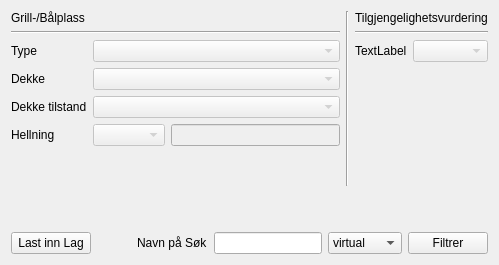
               <widget class="QWidget" name="tab_13">
                <attribute name="title">
                 <string>Grill-/Bålplass</string>
                </attribute>
                <layout class="QVBoxLayout" name="verticalLayout_59">
                 <item>
                  <layout class="QVBoxLayout" name="verticalLayout_58">
                   <item>
                    <layout class="QHBoxLayout" name="horizontalLayout_88">
                     <item>
                      <layout class="QVBoxLayout" name="verticalLayout_56">
                       <item>
                        <layout class="QVBoxLayout" name="verticalLayout_54">
                         <item>
                          <widget class="QLabel" name="label_130">
                           <property name="text">
                            <string>Grill-/Bålplass</string>
                           </property>
                          </widget>
                         </item>
                         <item>
                          <widget class="Line" name="line_37">
                           <property name="orientation">
                            <enum>Qt::Horizontal</enum>
                           </property>
                          </widget>
                         </item>
                         <item>
                          <layout class="QFormLayout" name="formLayout_24">
                           <item row="0" column="0">
                            <widget class="QLabel" name="label_124">
                             <property name="text">
                              <string>Type</string>
                             </property>
                            </widget>
                           </item>
                           <item row="0" column="1">
                            <widget class="QComboBox" name="comboBox_42">
                             <property name="enabled">
                              <bool>false</bool>
                             </property>
                            </widget>
                           </item>
                           <item row="1" column="0">
                            <widget class="QLabel" name="label_125">
                             <property name="text">
                              <string>Dekke</string>
                             </property>
                            </widget>
                           </item>
                           <item row="1" column="1">
                            <widget class="QComboBox" name="comboBox_43">
                             <property name="enabled">
                              <bool>false</bool>
                             </property>
                            </widget>
                           </item>
                           <item row="2" column="0">
                            <widget class="QLabel" name="label_126">
                             <property name="text">
                              <string>Dekke tilstand</string>
                             </property>
                            </widget>
                           </item>
                           <item row="2" column="1">
                            <widget class="QComboBox" name="comboBox_44">
                             <property name="enabled">
                              <bool>false</bool>
                             </property>
                            </widget>
                           </item>
                           <item row="3" column="0">
                            <widget class="QLabel" name="label_127">
                             <property name="text">
                              <string>Hellning</string>
                             </property>
                            </widget>
                           </item>
                           <item row="3" column="1">
                            <layout class="QHBoxLayout" name="horizontalLayout_87">
                             <item>
                              <widget class="QComboBox" name="comboBox_45">
                               <property name="enabled">
                                <bool>false</bool>
                               </property>
                              </widget>
                             </item>
                             <item>
                              <widget class="QLineEdit" name="lineEdit_17">
                               <property name="enabled">
                                <bool>false</bool>
                               </property>
                              </widget>
                             </item>
                            </layout>
                           </item>
                          </layout>
                         </item>
                        </layout>
                       </item>
                       <item>
                        <spacer name="verticalSpacer_33">
                         <property name="orientation">
                          <enum>Qt::Vertical</enum>
                         </property>
                         <property name="sizeHint" stdset="0">
                          <size>
                           <width>20</width>
                           <height>40</height>
                          </size>
                         </property>
                        </spacer>
                       </item>
                      </layout>
                     </item>
                     <item>
                      <widget class="Line" name="line_39">
                       <property name="orientation">
                        <enum>Qt::Vertical</enum>
                       </property>
                      </widget>
                     </item>
                     <item>
                      <layout class="QVBoxLayout" name="verticalLayout_57">
                       <item>
                        <layout class="QVBoxLayout" name="verticalLayout_55">
                         <item>
                          <widget class="QLabel" name="label_129">
                           <property name="text">
                            <string>Tilgjengelighetsvurdering</string>
                           </property>
                          </widget>
                         </item>
                         <item>
                          <widget class="Line" name="line_38">
                           <property name="orientation">
                            <enum>Qt::Horizontal</enum>
                           </property>
                          </widget>
                         </item>
                         <item>
                          <layout class="QFormLayout" name="formLayout_25">
                           <item row="0" column="0">
                            <widget class="QLabel" name="label_128">
                             <property name="text">
                              <string>TextLabel</string>
                             </property>
                            </widget>
                           </item>
                           <item row="0" column="1">
                            <widget class="QComboBox" name="comboBox_46">
                             <property name="enabled">
                              <bool>false</bool>
                             </property>
                            </widget>
                           </item>
                          </layout>
                         </item>
                        </layout>
                       </item>
                       <item>
                        <spacer name="verticalSpacer_34">
                         <property name="orientation">
                          <enum>Qt::Vertical</enum>
                         </property>
                         <property name="sizeHint" stdset="0">
                          <size>
                           <width>20</width>
                           <height>40</height>
                          </size>
                         </property>
                        </spacer>
                       </item>
                      </layout>
                     </item>
                    </layout>
                   </item>
                   <item>
                    <spacer name="verticalSpacer_35">
                     <property name="orientation">
                      <enum>Qt::Vertical</enum>
                     </property>
                     <property name="sizeHint" stdset="0">
                      <size>
                       <width>20</width>
                       <height>40</height>
                      </size>
                     </property>
                    </spacer>
                   </item>
                   <item>
                    <layout class="QHBoxLayout" name="horizontalLayout_89">
                     <item>
                      <widget class="QPushButton" name="pushButton_LastInngang_4">
                       <property name="text">
                        <string>Last inn Lag</string>
                       </property>
                      </widget>
                     </item>
                     <item>
                      <spacer name="horizontalSpacer_9">
                       <property name="orientation">
                        <enum>Qt::Horizontal</enum>
                       </property>
                       <property name="sizeHint" stdset="0">
                        <size>
                         <width>40</width>
                         <height>20</height>
                        </size>
                       </property>
                      </spacer>
                     </item>
                     <item>
                      <layout class="QHBoxLayout" name="horizontalLayout_90">
                       <item>
                        <widget class="QLabel" name="label_131">
                         <property name="text">
                          <string>Navn på Søk</string>
                         </property>
                        </widget>
                       </item>
                       <item>
                        <widget class="QLineEdit" name="lineEdit_navn_paa_sok_inngang_3"/>
                       </item>
                       <item>
                        <widget class="QComboBox" name="comboBox_sok_metode_3">
                         <item>
                          <property name="text">
                           <string>virtual</string>
                          </property>
                         </item>
                         <item>
                          <property name="text">
                           <string>memory</string>
                          </property>
                         </item>
                        </widget>
                       </item>
                       <item>
                        <widget class="QPushButton" name="pushButton_filtrerInngang_3">
                         <property name="text">
                          <string>Filtrer</string>
                         </property>
                        </widget>
                       </item>
                      </layout>
                     </item>
                    </layout>
                   </item>
                  </layout>
                 </item>
                </layout>
               </widget>
